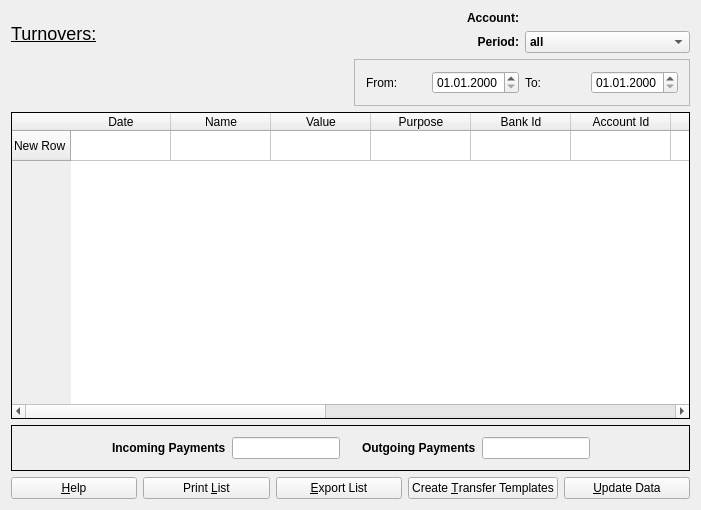
<?xml version="1.0" encoding="UTF-8"?>
<ui version="4.0">
 <class>GuiTransactionList</class>
 <widget class="QWidget" name="GuiTransactionList">
  <property name="geometry">
   <rect>
    <x>0</x>
    <y>0</y>
    <width>701</width>
    <height>510</height>
   </rect>
  </property>
  <property name="windowTitle">
   <string>Form1</string>
  </property>
  <layout class="QVBoxLayout">
   <item>
    <layout class="QGridLayout">
     <item row="0" column="0">
      <widget class="QLabel" name="textLabelTitle">
       <property name="frameShape">
        <enum>QFrame::NoFrame</enum>
       </property>
       <property name="frameShadow">
        <enum>QFrame::Plain</enum>
       </property>
       <property name="text">
        <string>&lt;font size=&quot;+2&quot;&gt;&lt;u&gt;Turnovers:&lt;/u&gt;&lt;/font&gt;</string>
       </property>
       <property name="wordWrap">
        <bool>false</bool>
       </property>
      </widget>
     </item>
     <item row="0" column="1" rowspan="2">
      <layout class="QVBoxLayout">
       <item>
        <layout class="QGridLayout">
         <item row="0" column="0">
          <widget class="QLabel" name="textLabelAccounts">
           <property name="font">
            <font>
             <weight>75</weight>
             <bold>true</bold>
            </font>
           </property>
           <property name="text">
            <string>Account:</string>
           </property>
           <property name="alignment">
            <set>Qt::AlignRight|Qt::AlignTrailing|Qt::AlignVCenter</set>
           </property>
           <property name="wordWrap">
            <bool>false</bool>
           </property>
          </widget>
         </item>
         <item row="0" column="1">
          <widget class="QLabel" name="textLabelAccount">
           <property name="font">
            <font>
             <weight>75</weight>
             <bold>true</bold>
            </font>
           </property>
           <property name="text">
            <string/>
           </property>
           <property name="wordWrap">
            <bool>false</bool>
           </property>
          </widget>
         </item>
         <item row="1" column="0">
          <widget class="QLabel" name="textLabelDate">
           <property name="font">
            <font>
             <weight>75</weight>
             <bold>true</bold>
            </font>
           </property>
           <property name="text">
            <string>Period:</string>
           </property>
           <property name="alignment">
            <set>Qt::AlignRight|Qt::AlignTrailing|Qt::AlignVCenter</set>
           </property>
           <property name="wordWrap">
            <bool>false</bool>
           </property>
          </widget>
         </item>
         <item row="1" column="1">
          <widget class="QComboBox" name="comboBoxDate">
           <property name="font">
            <font>
             <weight>75</weight>
             <bold>true</bold>
            </font>
           </property>
           <item>
            <property name="text">
             <string>all</string>
            </property>
           </item>
           <item>
            <property name="text">
             <string>current year</string>
            </property>
           </item>
           <item>
            <property name="text">
             <string>last year</string>
            </property>
           </item>
           <item>
            <property name="text">
             <string>current month</string>
            </property>
           </item>
           <item>
            <property name="text">
             <string>last month</string>
            </property>
           </item>
           <item>
            <property name="text">
             <string>current quarter</string>
            </property>
           </item>
           <item>
            <property name="text">
             <string>last quarter</string>
            </property>
           </item>
           <item>
            <property name="text">
             <string>from to</string>
            </property>
           </item>
          </widget>
         </item>
        </layout>
       </item>
       <item>
        <widget class="QFrame" name="frameFromTo">
         <property name="frameShape">
          <enum>QFrame::StyledPanel</enum>
         </property>
         <property name="frameShadow">
          <enum>QFrame::Raised</enum>
         </property>
         <layout class="QHBoxLayout">
          <item>
           <layout class="QHBoxLayout">
            <item>
             <widget class="QLabel" name="label">
              <property name="text">
               <string>From:</string>
              </property>
             </widget>
            </item>
            <item>
             <widget class="QDateEdit" name="dateEditFrom">
              <property name="minimumDate">
               <date>
                <year>2000</year>
                <month>1</month>
                <day>1</day>
               </date>
              </property>
              <property name="displayFormat">
               <string>dd.MM.yyyy</string>
              </property>
             </widget>
            </item>
           </layout>
          </item>
          <item>
           <layout class="QHBoxLayout">
            <item>
             <widget class="QLabel" name="label_2">
              <property name="text">
               <string>To:</string>
              </property>
             </widget>
            </item>
            <item>
             <widget class="QDateEdit" name="dateEditTo">
              <property name="minimumDate">
               <date>
                <year>2000</year>
                <month>1</month>
                <day>1</day>
               </date>
              </property>
              <property name="displayFormat">
               <string>dd.MM.yyyy</string>
              </property>
             </widget>
            </item>
           </layout>
          </item>
         </layout>
        </widget>
       </item>
      </layout>
     </item>
    </layout>
   </item>
   <item>
    <widget class="QTableWidget" name="tableWidget">
     <property name="frameShape">
      <enum>QFrame::Box</enum>
     </property>
     <property name="frameShadow">
      <enum>QFrame::Plain</enum>
     </property>
     <property name="lineWidth">
      <number>1</number>
     </property>
     <property name="selectionBehavior">
      <enum>QAbstractItemView::SelectRows</enum>
     </property>
     <row>
      <property name="text">
       <string>New Row</string>
      </property>
     </row>
     <column>
      <property name="text">
       <string>Date</string>
      </property>
     </column>
     <column>
      <property name="text">
       <string>Name</string>
      </property>
     </column>
     <column>
      <property name="text">
       <string>Value</string>
      </property>
     </column>
     <column>
      <property name="text">
       <string>Purpose</string>
      </property>
     </column>
     <column>
      <property name="text">
       <string>Bank Id</string>
      </property>
     </column>
     <column>
      <property name="text">
       <string>Account Id</string>
      </property>
     </column>
     <column>
      <property name="text">
       <string>Text</string>
      </property>
     </column>
     <column>
      <property name="text">
       <string>Booking Date</string>
      </property>
     </column>
     <column>
      <property name="text">
       <string>Valuta Date</string>
      </property>
     </column>
     <column>
      <property name="text">
       <string>Store Date</string>
      </property>
     </column>
     <column>
      <property name="text">
       <string>Primanota</string>
      </property>
     </column>
     <column>
      <property name="text">
       <string>Customer Reference</string>
      </property>
     </column>
     <column>
      <property name="text">
       <string>Id</string>
      </property>
     </column>
    </widget>
   </item>
   <item>
    <widget class="QFrame" name="frame3">
     <property name="frameShape">
      <enum>QFrame::Box</enum>
     </property>
     <property name="frameShadow">
      <enum>QFrame::Plain</enum>
     </property>
     <layout class="QHBoxLayout">
      <property name="spacing">
       <number>6</number>
      </property>
      <property name="margin">
       <number>11</number>
      </property>
      <item>
       <spacer>
        <property name="orientation">
         <enum>Qt::Horizontal</enum>
        </property>
        <property name="sizeType">
         <enum>QSizePolicy::Expanding</enum>
        </property>
        <property name="sizeHint" stdset="0">
         <size>
          <width>80</width>
          <height>20</height>
         </size>
        </property>
       </spacer>
      </item>
      <item>
       <widget class="QLabel" name="textLabelIn">
        <property name="font">
         <font>
          <weight>75</weight>
          <bold>true</bold>
         </font>
        </property>
        <property name="text">
         <string>Incoming Payments</string>
        </property>
        <property name="alignment">
         <set>Qt::AlignVCenter</set>
        </property>
        <property name="wordWrap">
         <bool>false</bool>
        </property>
       </widget>
      </item>
      <item>
       <widget class="QLineEdit" name="lineEditIncome"/>
      </item>
      <item>
       <spacer>
        <property name="orientation">
         <enum>Qt::Horizontal</enum>
        </property>
        <property name="sizeType">
         <enum>QSizePolicy::Fixed</enum>
        </property>
        <property name="sizeHint" stdset="0">
         <size>
          <width>16</width>
          <height>20</height>
         </size>
        </property>
       </spacer>
      </item>
      <item>
       <widget class="QLabel" name="textLabelOut">
        <property name="font">
         <font>
          <weight>75</weight>
          <bold>true</bold>
         </font>
        </property>
        <property name="text">
         <string>Outgoing Payments</string>
        </property>
        <property name="alignment">
         <set>Qt::AlignVCenter</set>
        </property>
        <property name="wordWrap">
         <bool>false</bool>
        </property>
       </widget>
      </item>
      <item>
       <widget class="QLineEdit" name="lineEditOutGo"/>
      </item>
      <item>
       <spacer>
        <property name="orientation">
         <enum>Qt::Horizontal</enum>
        </property>
        <property name="sizeType">
         <enum>QSizePolicy::Expanding</enum>
        </property>
        <property name="sizeHint" stdset="0">
         <size>
          <width>81</width>
          <height>20</height>
         </size>
        </property>
       </spacer>
      </item>
     </layout>
    </widget>
   </item>
   <item>
    <layout class="QHBoxLayout">
     <property name="spacing">
      <number>6</number>
     </property>
     <property name="margin">
      <number>0</number>
     </property>
     <item>
      <widget class="QPushButton" name="buttonHelp">
       <property name="text">
        <string>&amp;Help</string>
       </property>
       <property name="shortcut">
        <string>Alt+H</string>
       </property>
      </widget>
     </item>
     <item>
      <widget class="QPushButton" name="buttonPrintList">
       <property name="text">
        <string>Print &amp;List</string>
       </property>
       <property name="shortcut">
        <string>Alt+L</string>
       </property>
      </widget>
     </item>
     <item>
      <widget class="QPushButton" name="buttonExportList">
       <property name="text">
        <string>&amp;Export List</string>
       </property>
       <property name="shortcut">
        <string>Alt+E</string>
       </property>
      </widget>
     </item>
     <item>
      <widget class="QPushButton" name="buttonCreateTransferTemplates">
       <property name="text">
        <string>Create &amp;Transfer Templates</string>
       </property>
       <property name="shortcut">
        <string>Alt+T</string>
       </property>
      </widget>
     </item>
     <item>
      <widget class="QPushButton" name="buttonUpdateData">
       <property name="text">
        <string>&amp;Update Data</string>
       </property>
       <property name="shortcut">
        <string>Alt+U</string>
       </property>
      </widget>
     </item>
    </layout>
   </item>
  </layout>
 </widget>
 <layoutdefault spacing="6" margin="11"/>
 <pixmapfunction>qPixmapFromMimeSource</pixmapfunction>
 <resources/>
 <connections/>
</ui>
